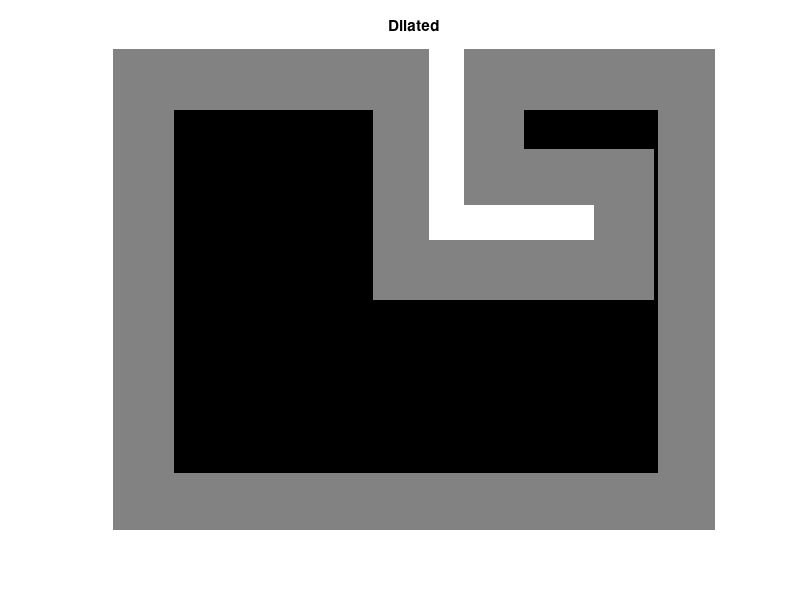

This chart was generated by the following MATLAB code:
%% Big map
map = zeros(85,384);
map(1:end,1)=1;
map(1:end,end)=1;
map(1,1:end)=1;
map(end,1:end)=1;
map(end-45:end,128*2:128*2+15) = 1;
map(end-45:end-30,128*2-15:128*2) = 1;
save('bigmap','map')
% Cost map
costwidth = 25;
se = strel('square', costwidth);
costmap = imdilate(map,se);
costmap = (costmap+map)*50+1;
figure(1), imshow(costmap/max(max(costmap))), title('Dilated')
save('bigcostmap','costmap')

%% Small map
map = zeros(113,141);
map(1:end,1)=1;
map(1:end,end)=1;
map(1,1:end)=1;
map(end,1:end)=1;
map(1:45,end-66:end-59) = 1;
map(38:45,end-66:end-29) = 1;
save('smallmap','map')

% Cost map
costwidth = 28;
se = strel('square', costwidth);
costmap = imdilate(map,se);
costmap = (costmap+map)*50+1;
figure(1), imshow(costmap/max(max(costmap))), title('Dilated')
save('smallcostmap','costmap')
